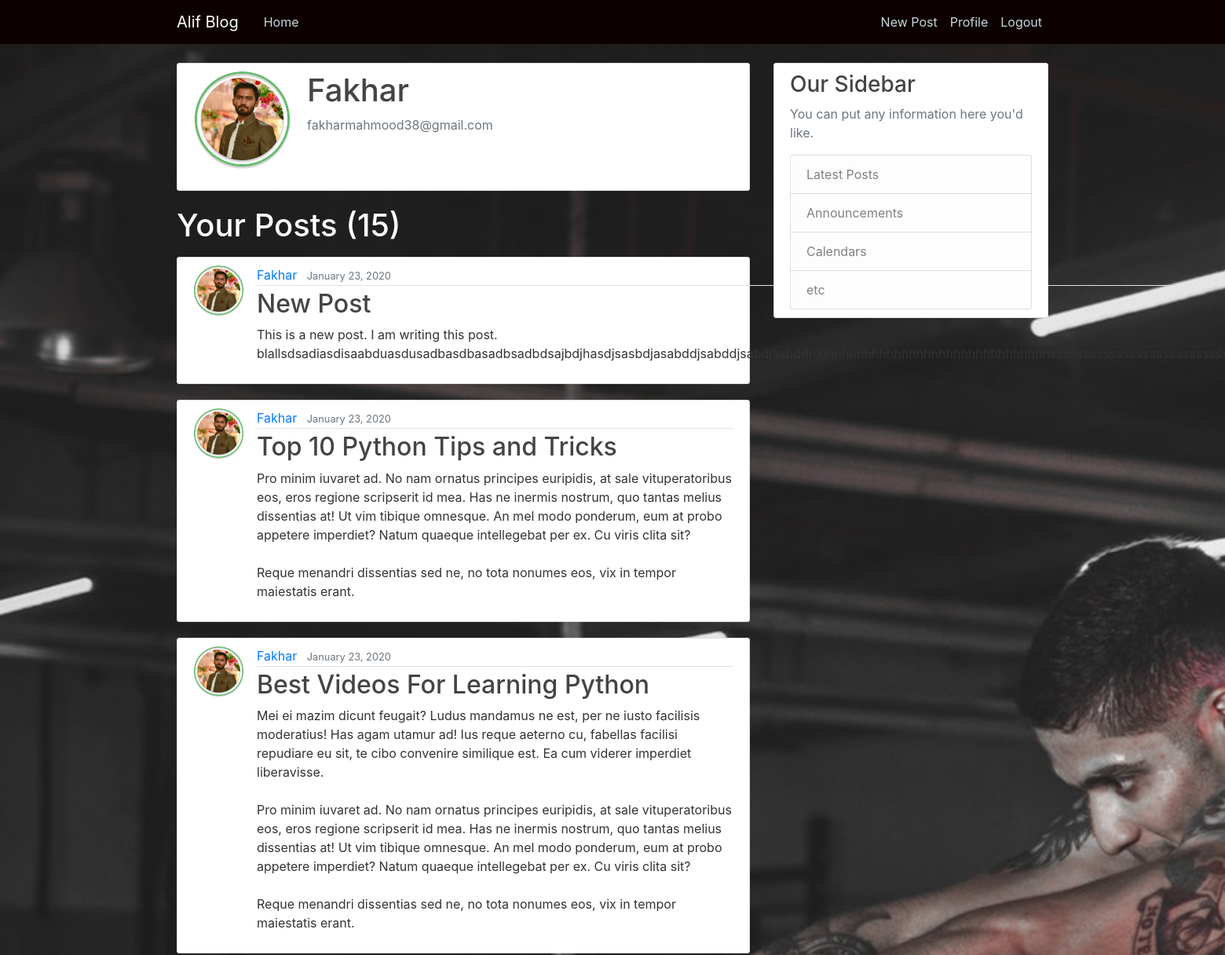
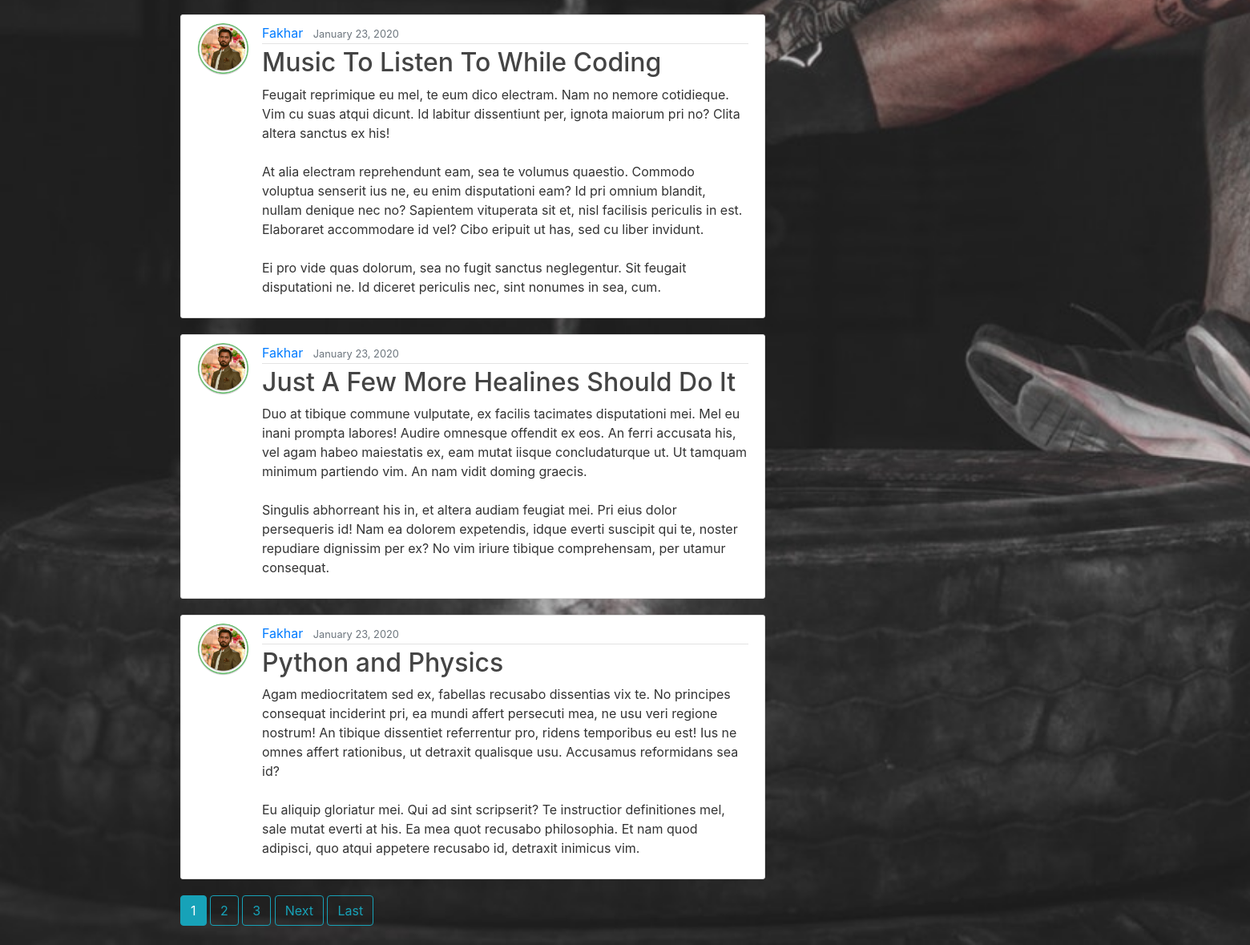
Screenshot of /blog_app/profile/ (signed in) with the database file from the repository (2 pictures, top to bottom).
### blog_app/models.py (models this page shows, shortened)
class Profile(models.Model):
    user = models.OneToOneField(User, on_delete=models.CASCADE)
    profile_pic = models.ImageField(upload_to='profile_pics', default='default.jpg')

class Post(models.Model):
    title = models.CharField(max_length=50)
    date_posted = models.DateTimeField(default=timezone.now)
    content = models.TextField()
    author = models.ForeignKey(User, on_delete=models.CASCADE)
    class Meta:
        verbose_name = 'Post'
        verbose_name_plural = 'Posts'

### blog_app/views.py (the view)
# urls.py: path('profile/', UserProfileView.as_view(), name='profile'),
class UserProfileView(LoginRequiredMixin, ListView):
    model = Post
    template_name = 'blog_app/profile.html'
    context_object_name = 'posts'
    paginate_by = 6
    def get_queryset(self):
        return Post.objects.filter(author=self.request.user).order_by('-date_posted')

### templates/blog_app/profile.html (shortened to what this page needs)
{% extends 'blog_app/blog_base.html' %}
{% block content %}
<div class="content-section">
  <div class="media">
    <img class="rounded-circle account-img" src="{{ user.profile.profile_pic.url }}">
    <div class="media-body">
      <h2 class="account-heading">{{ user.username }}</h2>
      <p class="text-secondary">{{ user.email }}</p>
    </div>
  </div>
</div>
    <h1 class="text-white mb-3">Your Posts ({{ page_obj.paginator.count }})</h1>
    {% for post in posts %}
    <article class="media content-section">
          <img class="rounded-circle article-img" src="{{ post.author.profile.profile_pic.url }}" alt="Missing Profile Pic">
          <div class="media-body">
                <div class="article-metadata">
                  <a class="mr-2" href="{% url 'blog_app:user_posts' post.author.username %}">{{ post.author }}</a>
                  <small class="text-muted">{{ post.date_posted|date:'F d, Y' }}</small>
                </div>
                <h2><a class="article-title" href="{% url 'blog_app:post_detail' post.id %}">{{ post.title }}</a></h2>
                <p class="article-content">{{ post.content }}</p>
          </div>
    </article>
    {% endfor %}
    {% if is_paginated %}
        {% for num in page_obj.paginator.page_range %}
            {% if page_obj.number == num %}
                <a class="btn btn-info mb-4" href="?page={{ num }}">{{ num }}</a>
            {% elif num > page_obj.number|add:'-3' and num < page_obj.number|add:'3' %}
                <a class="btn btn-outline-info mb-4" href="?page={{ num }}">{{ num }}</a>
            {% endif %}
        {% endfor %}
        {% if page_obj.has_next %}
            <a class="btn btn-outline-info mb-4" href="?page={{ page_obj.next_page_number }}">Next</a>
            <a class="btn btn-outline-info mb-4" href="?page={{ page_obj.paginator.num_pages}}">Last</a>
        {% endif %}
    {% endif %}
{% endblock content %}

### static/blog_app/css/main.css (style rules this page uses)
body { background: #fafafa; color: #333333; margin-top: 5rem; background: url('../../images/p1.jpg'); background-repeat: no-repeat; background-size: cover; }
h1, h2, h3, h4, h5, h6 { color: #444444; }
.content-section { background: #ffffff; padding: 10px 20px; border: 1px solid #dddddd; border-radius: 3px; margin-bottom: 20px; }
.article-title { color: #444444; }
.article-content { white-space: pre-line; }
.article-img { height: 65px; width: 65px; margin-right: 16px; }
.article-metadata { padding-bottom: 1px; margin-bottom: 4px; border-bottom: 1px solid #e3e3e3 }
.account-img { height: 125px; width: 125px; margin-right: 20px; margin-bottom: 16px; }
.account-heading { font-size: 2.5rem; }

### rows the page displays
Post: author.profile.profile_pic (picture), author "Fakhar", date_posted "January 23, 2020", title "New Post", content "This is a new post. I am writing this post.…"
Post: author.profile.profile_pic (picture), author "Fakhar", date_posted "January 23, 2020", title "Top 10 Python Tips and Tricks", content "Pro minim iuvaret ad. No nam ornatus principes euripidis, at sale vituperatoribus eos, eros regione scripserit id mea. Has ne inermis nostrum, quo tantas melius dissentias at! Ut vim tibique omnesque. An mel modo ponderum, eum at probo appetere imperdiet? Natum quaeque intellegebat per ex. Cu viris clita sit? Reque menandri dissentias sed ne, no tota nonumes eos, vix in tempor maiestatis erant."
Post: author.profile.profile_pic (picture), author "Fakhar", date_posted "January 23, 2020", title "Best Videos For Learning Python", content "Mei ei mazim dicunt feugait? Ludus mandamus ne est, per ne iusto facilisis moderatius! Has agam utamur ad! Ius reque aeterno cu, fabellas facilisi repudiare eu sit, te cibo convenire similique est. Ea cum viderer imperdiet liberavisse. Pro minim iuvaret ad. No nam ornatus principes euripidis, at sale vituperatoribus eos, eros regione scripserit id mea. Has ne inermis nostrum, quo tantas melius dissentias at! Ut vim tibique omnesque. An mel modo ponderum, eum at probo appetere imperdiet? Natum quaeque intellegebat per ex. Cu viris clita sit? Reque menandri dissentias sed ne, no tota nonumes eos, vix in tempor maiestatis erant."
Post: author.profile.profile_pic (picture), author "Fakhar", date_posted "January 23, 2020", title "Music To Listen To While Coding", content "Feugait reprimique eu mel, te eum dico electram. Nam no nemore cotidieque. Vim cu suas atqui dicunt. Id labitur dissentiunt per, ignota maiorum pri no? Clita altera sanctus ex his! At alia electram reprehendunt eam, sea te volumus quaestio. Commodo voluptua senserit ius ne, eu enim disputationi eam? Id pri omnium blandit, nullam denique nec no? Sapientem vituperata sit et, nisl facilisis periculis in est. Elaboraret accommodare id vel? Cibo eripuit ut has, sed cu liber invidunt. Ei pro vide quas dolorum, sea no fugit sanctus neglegentur. Sit feugait disputationi ne. Id diceret periculis nec, sint nonumes in sea, cum."
Post: author.profile.profile_pic (picture), author "Fakhar", date_posted "January 23, 2020", title "Just A Few More Healines Should Do It", content "Duo at tibique commune vulputate, ex facilis tacimates disputationi mei. Mel eu inani prompta labores! Audire omnesque offendit ex eos. An ferri accusata his, vel agam habeo maiestatis ex, eam mutat iisque concludaturque ut. Ut tamquam minimum partiendo vim. An nam vidit doming graecis. Singulis abhorreant his in, et altera audiam feugiat mei. Pri eius dolor persequeris id! Nam ea dolorem expetendis, idque everti suscipit qui te, noster repudiare dignissim per ex? No vim iriure tibique comprehensam, per utamur consequat."
Post: author.profile.profile_pic (picture), author "Fakhar", date_posted "January 23, 2020", title "Python and Physics", content "Agam mediocritatem sed ex, fabellas recusabo dissentias vix te. No principes consequat inciderint pri, ea mundi affert persecuti mea, ne usu veri regione nostrum! An tibique dissentiet referrentur pro, ridens temporibus eu est! Ius ne omnes affert rationibus, ut detraxit qualisque usu. Accusamus reformidans sea id? Eu aliquip gloriatur mei. Qui ad sint scripserit? Te instructior definitiones mel, sale mutat everti at his. Ea mea quot recusabo philosophia. Et nam quod adipisci, quo atqui appetere recusabo id, detraxit inimicus vim."

### other values shown
{{ user.username }} "Fakhar"
{{ user.email }} "fakharmahmood38@gmail.com"
{{ page_obj.paginator.count }} "15"
{{ num }} "1"
{{ num }} "2" "3"
